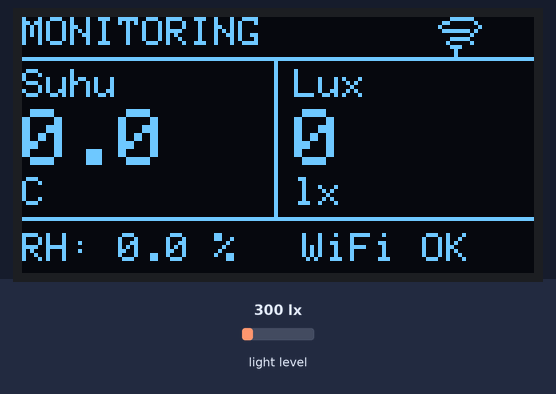
The program below on a simulated ESP32. Parts: 128×64 one-colour display. The test bench sets the inputs (shaded band); at power-on: light level 300 lx. WiFi joins after 1.5 s; servers stay silent unless stated; EEPROM starts erased; no MQTT or app messages arrive unless stated; web services answer with replies made up by the test bench; what the program prints to the serial monitor is not drawn.

Above: at 2.0 s.
At 6.6 s:
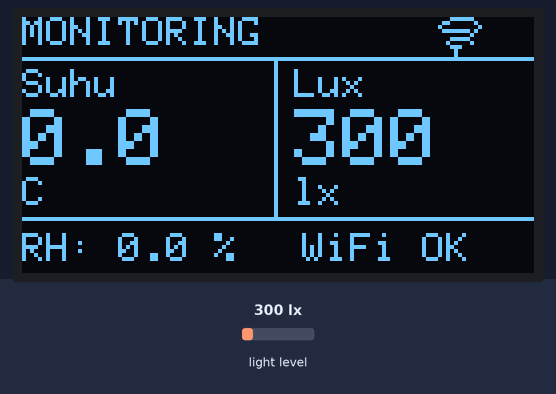
6.7 s: light level set to 40 lx
At 11.3 s:
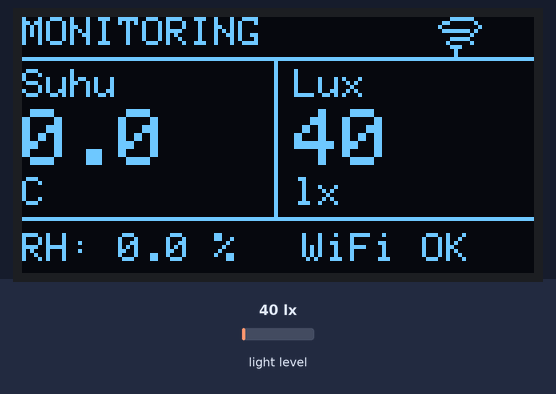
11.6 s: light level set to 500 lx
At 14.7 s:
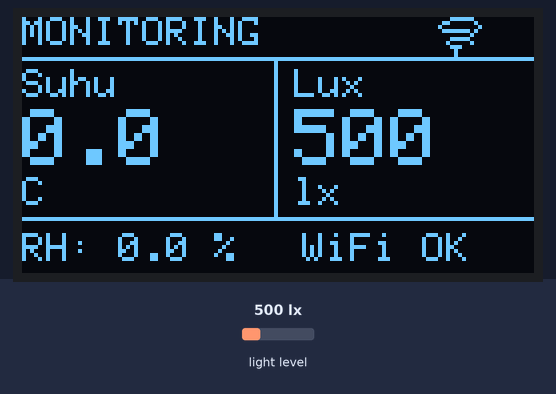
15.6 s: light level set to 1000 lx
At 19.1 s:
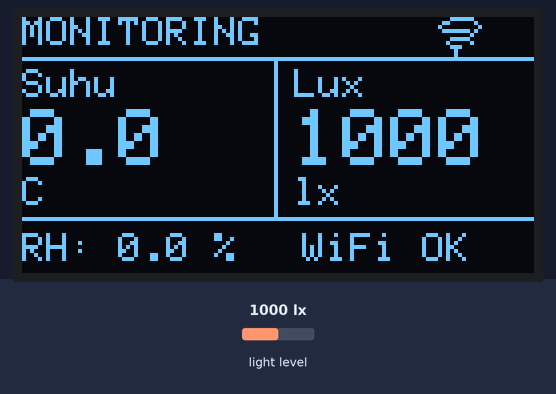
Timing chart, 0 to 20.6 s (numbered marks = the images above; inputs shaded):
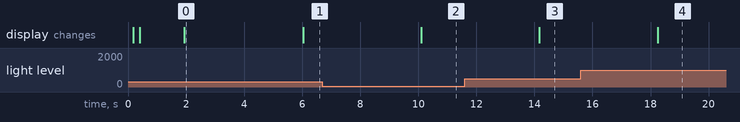

Measured:
- after the input at 6.7 s, the display: changes after 3.4 s (image 2)
- after the input at 11.6 s, the display: changes after 2.6 s (image 3)
- after the input at 15.6 s, the display: changes after 2.6 s (image 4)
- what the display in image 0 shows lasts 4.1 s, from 1.9 s to 6.0 s

The program:

main.cpp
```cpp
#include <Arduino.h>
#include <Wire.h>
#include <WiFi.h>
#include <WiFiManager.h>
#include "freertos/FreeRTOS.h"
#include "freertos/task.h"
#include "freertos/semphr.h"
#include "config/config.h"
#include "oled/oled.h"
#include "sensor/sensor.h"
#include "boot/boot.h"
#include "wifi/wifi.h"
#include "upload/upload.h"
#include "mqtt/mqtt.h"

// ==========================================
// SHARED DATA & SYNCHRONIZATION
// ==========================================
struct SensorData {
  float temperature;
  float humidity;
  float lux;
  bool isUploading;
  bool wifiConnected;
};

static SensorData gData = {0.0f, 0.0f, 0.0f, false, false};
static SemaphoreHandle_t gDataMutex = NULL;
static SemaphoreHandle_t gI2cMutex = NULL;

// Hardware drivers
static OledView oled;
static SensorStack sensors;
static BootGuard bootGuard;
static WiFiStack wifiStack;
static ThingSpeakUpload uploader;
static MqttStack mqtt;

// ==========================================
// TASK PRIORITIES & CORE ASSIGNMENTS
// Priority Rules:
// 1. TaskSensor (Pri 3, Core 1) -> Real-time periodic reading, Modbus timing sensitive.
// 2. TaskDisplay (Pri 2, Core 1) -> Smooth UI update, shares I2C with BH1750.
// 3. TaskNetwork (Pri 1, Core 0) -> High latency / blocking operations (WiFi & HTTP).
// ==========================================

void taskSensor(void *pvParameters) {
  TickType_t xLastWakeTime = xTaskGetTickCount();
  const TickType_t xFrequency = pdMS_TO_TICKS(READ_INTERVAL_MS);

  for (;;) {
    // 1. Baca sensor (I2C dilindungi mutex agar aman saat bersamaan dgn OLED)
    if (xSemaphoreTake(gI2cMutex, portMAX_DELAY) == pdTRUE) {
      sensors.read();
      xSemaphoreGive(gI2cMutex);
    }

    // 2. Update shared data
    if (xSemaphoreTake(gDataMutex, portMAX_DELAY) == pdTRUE) {
      gData.temperature = sensors.temperature();
      gData.humidity = sensors.humidity();
      gData.lux = sensors.lux();
      xSemaphoreGive(gDataMutex);
    }

    Serial.println("─────────────────────────");
    Serial.print("Suhu       : "); Serial.print(sensors.temperature(), 2); Serial.println(" °C");
    Serial.print("Kelembapan : "); Serial.print(sensors.humidity(), 2);    Serial.println(" %RH");
    Serial.print("Cahaya     : "); Serial.print(sensors.lux(), 1);         Serial.println(" lx");

    vTaskDelayUntil(&xLastWakeTime, xFrequency);
  }
}

void taskDisplay(void *pvParameters) {
  TickType_t xLastWakeTime = xTaskGetTickCount();
  const TickType_t xFrequency = pdMS_TO_TICKS(250); // Refresh UI 4x per detik

  SensorData local;
  for (;;) {
    // Ambil data snapshot terbaru
    if (xSemaphoreTake(gDataMutex, portMAX_DELAY) == pdTRUE) {
      local = gData;
      xSemaphoreGive(gDataMutex);
    }

    // Update tampilan OLED dengan proteksi I2C Mutex
    if (xSemaphoreTake(gI2cMutex, portMAX_DELAY) == pdTRUE) {
      oled.setSensors(local.temperature, local.humidity, local.lux);
      oled.setWiFi(local.wifiConnected);
      oled.setUploading(local.isUploading);
      oled.update();
      xSemaphoreGive(gI2cMutex);
    }

    vTaskDelayUntil(&xLastWakeTime, xFrequency);
  }
}

void taskNetwork(void *pvParameters) {
  SensorData local;
  unsigned long lastThingSpeak = 0;

  for (;;) {
    vTaskDelay(pdMS_TO_TICKS(MQTT_INTERVAL_MS));

    // Cek koneksi WiFi
    if (WiFi.status() != WL_CONNECTED) {
      if (xSemaphoreTake(gDataMutex, portMAX_DELAY) == pdTRUE) {
        gData.wifiConnected = false;
        xSemaphoreGive(gDataMutex);
      }
      wifiStack.reconnect();
    }

    bool isConnected = (WiFi.status() == WL_CONNECTED);
    if (xSemaphoreTake(gDataMutex, portMAX_DELAY) == pdTRUE) {
      gData.wifiConnected = isConnected;
      xSemaphoreGive(gDataMutex);
    }

    if (!isConnected) {
      continue;
    }

    if (xSemaphoreTake(gDataMutex, portMAX_DELAY) == pdTRUE) {
      gData.isUploading = true;
      local = gData;
      xSemaphoreGive(gDataMutex);
    }

    // 1. MQTT kirim setiap 5 detik
    mqtt.send(local.temperature, local.humidity);

    // 2. ThingSpeak kirim setiap 15 detik
    unsigned long now = millis();
    if (now - lastThingSpeak >= UPLOAD_INTERVAL_MS) {
      lastThingSpeak = now;
      Serial.println("[ThingSpeak] Mengupload data...");
      uploader.send(local.temperature, local.humidity, local.lux);
    }

    if (xSemaphoreTake(gDataMutex, portMAX_DELAY) == pdTRUE) {
      gData.isUploading = false;
      xSemaphoreGive(gDataMutex);
    }
  }
}

void setup() {
  Serial.begin(115200);
  delay(100);

  // Inisialisasi Mutex
  gDataMutex = xSemaphoreCreateMutex();
  gI2cMutex = xSemaphoreCreateMutex();

  Wire.begin(PIN_I2C_SDA, PIN_I2C_SCL);

  if (!oled.begin()) {
    Serial.println("OLED tidak ditemukan!");
  } else {
    Serial.println("OLED OK");
    oled.showBoot();
  }

  bootGuard.begin();
  if (bootGuard.shouldResetWiFi()) {
    Serial.println("[WiFi] 3x boot terdeteksi, reset WiFi...");
    oled.showResetWifi();
    bootGuard.clear();
    WiFiManager wm;
    wm.resetSettings();
    delay(2000);
    ESP.restart();
  }

  Serial.print("Scan I2C... ");
  Wire.beginTransmission(BH1750_ADDR_PRIMARY);
  if (Wire.endTransmission() == 0) {
    Serial.println("BH1750 ditemukan di 0x23");
  } else {
    Wire.beginTransmission(BH1750_ADDR_SECONDARY);
    if (Wire.endTransmission() == 0) {
      Serial.println("BH1750 ditemukan di 0x5C");
    } else {
      Serial.println("BH1750 TIDAK ditemukan!");
    }
  }

  sensors.begin();
  mqtt.begin();

  // Koneksi WiFi awal saat setup
  wifiStack.connect(oled);
  gData.wifiConnected = wifiStack.connected();

  bootGuard.clear();
  Serial.println("=== FreeRTOS: MD02 + BH1750 + ThingSpeak + MQTT + OLED ===");

  // ==========================================
  // SPAWN FREERTOS TASKS
  // Core 1: Sensor & Display (Timing & UI)
  // Core 0: Network / WiFi / HTTP (Blocking I/O)
  // ==========================================
  xTaskCreatePinnedToCore(taskSensor,  "SensorTask",  4096, NULL, 3, NULL, 1);
  xTaskCreatePinnedToCore(taskDisplay, "DisplayTask", 4096, NULL, 2, NULL, 1);
  xTaskCreatePinnedToCore(taskNetwork, "NetworkTask", 8192, NULL, 1, NULL, 0);
}

void loop() {
  // Loop kosong: semua eksekusi dikelola scheduler FreeRTOS
  vTaskDelete(NULL);
}
```

boot.cpp
```cpp
#include "boot.h"

void BootGuard::begin() {
  prefs.begin("boot", false);
  count = prefs.getInt("count", 0);
  bootTime = prefs.getULong("time", 0);
  unsigned long nowBoot = millis();
  if (nowBoot - bootTime > BOOT_WINDOW_MS) count = 0;
  count++;
  prefs.putInt("count", count);
  prefs.putULong("time", nowBoot);
  prefs.end();
  Serial.printf("[BOOT] Boot count: %d\n", count);
}

bool BootGuard::shouldResetWiFi() {
  return count >= 3;
}

void BootGuard::clear() {
  prefs.begin("boot", false);
  prefs.putInt("count", 0);
  prefs.end();
}
```

boot.h
```cpp
#pragma once

#include <Arduino.h>
#include <Preferences.h>
#include "../config/config.h"

class BootGuard {
public:
  void begin();
  bool shouldResetWiFi();
  void clear();

private:
  Preferences prefs;
  int count = 0;
  unsigned long bootTime = 0;
};
```

mqtt.cpp
```cpp
#include "mqtt.h"

void MqttStack::begin() {
  client.setServer(MQTT_SERVER, MQTT_PORT);
  client.setBufferSize(512);
}

void MqttStack::publishDiscovery() {
  const char* topicTemp = "homeassistant/sensor/abt_suhu/config";
  const char* payloadTemp = "{\"name\":\"Suhu\",\"state_topic\":\"" MQTT_TOPIC "\",\"value_template\":\"{{ value_json.suhu }}\",\"unit_of_measurement\":\"°C\",\"device_class\":\"temperature\",\"state_class\":\"measurement\",\"unique_id\":\"abt_suhu\",\"device\":{\"identifiers\":[\"abt_esp32\"],\"name\":\"ABT Monitor\",\"model\":\"ESP32 MD02 BH1750\",\"manufacturer\":\"ABT\"}}";

  const char* topicHum = "homeassistant/sensor/abt_kelembapan/config";
  const char* payloadHum = "{\"name\":\"Kelembapan\",\"state_topic\":\"" MQTT_TOPIC "\",\"value_template\":\"{{ value_json.kelembapan }}\",\"unit_of_measurement\":\"%\",\"device_class\":\"humidity\",\"state_class\":\"measurement\",\"unique_id\":\"abt_kelembapan\",\"device\":{\"identifiers\":[\"abt_esp32\"],\"name\":\"ABT Monitor\",\"model\":\"ESP32 MD02 BH1750\",\"manufacturer\":\"ABT\"}}";

  client.publish(topicTemp, payloadTemp, true);
  client.publish(topicHum, payloadHum, true);
  Serial.println("[MQTT] Home Assistant discovery sent (retained).");
}

bool MqttStack::ensureConnected() {
  if (client.connected()) return true;
  if (WiFi.status() != WL_CONNECTED) return false;

  String clientId = "ESP32-" + String((uint32_t)ESP.getEfuseMac(), HEX);
  Serial.print("[MQTT] Menghubungkan ke ");
  Serial.println(MQTT_SERVER);

  if (client.connect(clientId.c_str(), MQTT_USER, MQTT_PASS)) {
    Serial.println("[MQTT] Terhubung!");
    publishDiscovery();
    return true;
  } else {
    Serial.print("[MQTT] Gagal rc=");
    Serial.println(client.state());
    return false;
  }
}

void MqttStack::send(float temperature, float humidity) {
  if (!ensureConnected()) return;

  char payload[64];
  snprintf(payload, sizeof(payload), "{\"suhu\":%.2f,\"kelembapan\":%.2f}", temperature, humidity);

  Serial.print("[MQTT] Publish ke ");
  Serial.print(MQTT_TOPIC);
  Serial.print(" : ");
  Serial.println(payload);

  client.publish(MQTT_TOPIC, payload);
  client.loop();
}
```

mqtt.h
```cpp
#pragma once

#include <Arduino.h>
#include <WiFi.h>
#include <PubSubClient.h>
#include "../config/config.h"

class MqttStack {
public:
  void begin();
  void send(float temperature, float humidity);

private:
  bool ensureConnected();
  void publishDiscovery();
  WiFiClient espClient;
  PubSubClient client{espClient};
};
```

oled.cpp
```cpp
#include "oled.h"

static const unsigned char PROGMEM icon_wifi[] = {
  0b00011111, 0b10000000,
  0b01100000, 0b01000000,
  0b10000000, 0b00100000,
  0b01111111, 0b01000000,
  0b00000000, 0b10000000,
  0b00011111, 0b00000000,
  0b00100000, 0b10000000,
  0b00011100, 0b00000000,
  0b00001000, 0b00000000,
  0b00001000, 0b00000000,
};

static const unsigned char PROGMEM icon_upload[] = {
  0b00010000,
  0b00111000,
  0b01111100,
  0b11111110,
  0b00010000,
  0b00010000,
  0b11111110,
  0b11111110,
  0b00000000,
  0b00000000,
};

bool OledView::begin() {
  if (!display.begin(SSD1306_SWITCHCAPVCC, OLED_I2C_ADDR)) return false;
  display.clearDisplay();
  display.setTextColor(SSD1306_WHITE);
  display.setTextSize(1);
  display.setCursor(20, 25);
  display.print("Initializing...");
  display.display();
  return true;
}

void OledView::setSensors(float t, float h, float l) {
  temperature = t;
  humidity = h;
  lux = l;
}

void OledView::setWiFi(bool connected) {
  wifiConnected = connected;
}

void OledView::setUploading(bool uploading) {
  isUploading = uploading;
}

void OledView::drawStatusIcons() {
  if (wifiConnected) display.drawBitmap(104, 0, icon_wifi, 13, 10, SSD1306_WHITE);
  else {
    display.setCursor(104, 0);
    display.setTextSize(1);
    display.print("X");
  }
  if (isUploading) display.drawBitmap(118, 0, icon_upload, 8, 10, SSD1306_WHITE);
}

void OledView::update() {
  display.clearDisplay();
  display.setTextSize(1);
  display.setTextColor(SSD1306_WHITE);
  display.setCursor(0, 0);
  display.print("MONITORING");
  drawStatusIcons();
  display.drawFastHLine(0, 10, 128, SSD1306_WHITE);
  display.drawFastVLine(63, 10, 40, SSD1306_WHITE);

  display.setTextSize(1);
  display.setCursor(0, 13);
  display.print("Suhu");
  display.setTextSize(2);
  display.setCursor(0, 23);
  display.print(temperature, 1);
  display.setTextSize(1);
  display.setCursor(0, 40);
  display.print("C");

  display.setTextSize(1);
  display.setCursor(68, 13);
  display.print("Lux");
  display.setTextSize(2);
  display.setCursor(68, 23);
  display.print((int)lux);
  display.setTextSize(1);
  display.setCursor(68, 40);
  display.print("lx");

  display.drawFastHLine(0, 50, 128, SSD1306_WHITE);
  display.setTextSize(1);
  display.setCursor(0, 54);
  display.print("RH: ");
  display.print(humidity, 1);
  display.print(" %");
  display.setCursor(70, 54);
  if (!wifiConnected) display.print("No WiFi");
  else if (isUploading) display.print("Upload..");
  else display.print("WiFi OK");
  display.display();
}

void OledView::showBoot() {
  display.clearDisplay();
  display.setTextSize(1);
  display.setCursor(20, 25);
  display.print("Initializing...");
  display.display();
}

void OledView::showWiFiFail() {
  display.clearDisplay();
  display.setTextSize(1);
  display.setCursor(0, 20);
  display.print("WiFi Gagal!");
  display.setCursor(0, 35);
  display.print("Restart...");
  display.display();
}

void OledView::showWifiSetup() {
  display.clearDisplay();
  display.setTextSize(1);
  display.setCursor(0, 0);
  display.print("WiFi Setup:");
  display.setCursor(0, 15);
  display.print("Hotspot:");
  display.setCursor(0, 25);
  display.print(WIFI_AP_NAME);
  display.setCursor(0, 40);
  display.print("Pass: ");
  display.print(WIFI_AP_PASS);
  display.setCursor(0, 54);
  display.print("192.168.4.1");
  display.display();
}

void OledView::showResetWifi() {
  display.clearDisplay();
  display.setTextSize(1);
  display.setCursor(0, 10);
  display.print("Reset WiFi...");
  display.setCursor(0, 25);
  display.print("Sambung hotspot:");
  display.setCursor(0, 35);
  display.print(WIFI_AP_NAME);
  display.setCursor(0, 45);
  display.print("Pass: ");
  display.print(WIFI_AP_PASS);
  display.display();
}
```

oled.h
```cpp
#pragma once

#include <Arduino.h>
#include <Adafruit_GFX.h>
#include <Adafruit_SSD1306.h>
#include <Wire.h>
#include "../config/config.h"

class OledView {
public:
  bool begin();
  void setSensors(float temperature, float humidity, float lux);
  void setWiFi(bool connected);
  void setUploading(bool uploading);
  void update();
  void showBoot();
  void showWiFiFail();
  void showWifiSetup();
  void showResetWifi();

private:
  void drawStatusIcons();

  Adafruit_SSD1306 display{OLED_WIDTH, OLED_HEIGHT, &Wire, OLED_RESET_PIN};
  float temperature = 0.0;
  float humidity = 0.0;
  float lux = 0.0;
  bool wifiConnected = false;
  bool isUploading = false;
};
```

sensor.cpp
```cpp
#include "sensor.h"

void SensorStack::begin() {
  if (!lightMeter.begin(BH1750::CONTINUOUS_HIGH_RES_MODE, BH1750_ADDR_PRIMARY, &Wire)) {
    Serial.println("BH1750 gagal init, coba 0x5C...");
    if (!lightMeter.begin(BH1750::CONTINUOUS_HIGH_RES_MODE, BH1750_ADDR_SECONDARY, &Wire)) {
      Serial.println("BH1750 tetap gagal!");
    }
  } else {
    Serial.println("BH1750 OK");
  }
  delay(200);
  Serial2.begin(MODBUS_BAUD, SERIAL_8N1, PIN_RXD2, PIN_TXD2);
  node.begin(MODBUS_SLAVE_ID, Serial2);
}

void SensorStack::read() {
  uint8_t result = node.readInputRegisters(0x0001, 2);
  if (result == node.ku8MBSuccess) {
    t = node.getResponseBuffer(0) / 100.0;
    h = node.getResponseBuffer(1) / 100.0;
  } else {
    Serial.print("Modbus Error: 0x");
    Serial.println(result, HEX);
  }
  if (lightMeter.measurementReady()) l = lightMeter.readLightLevel();
}

float SensorStack::temperature() const { return t; }
float SensorStack::humidity() const { return h; }
float SensorStack::lux() const { return l; }
```

sensor.h
```cpp
#pragma once

#include <Arduino.h>
#include <Wire.h>
#include <ModbusMaster.h>
#include <BH1750.h>
#include "../config/config.h"

class SensorStack {
public:
  void begin();
  void read();
  float temperature() const;
  float humidity() const;
  float lux() const;

private:
  BH1750 lightMeter;
  ModbusMaster node;
  float t = 0.0;
  float h = 0.0;
  float l = 0.0;
};
```

upload.cpp
```cpp
#include "upload.h"

void ThingSpeakUpload::send(float temperature, float humidity, float lux) {
  if (WiFi.status() != WL_CONNECTED) return;

  WiFiClient client;
  HTTPClient http;
  String url = String(THINGSPEAK_SERVER) +
               "?api_key=" + THINGSPEAK_API_KEY +
               "&field1=" + String(temperature, 2) +
               "&field2=" + String(humidity, 2) +
               "&field3=" + String(lux, 1);

  http.begin(client, url);
  http.setTimeout(10000);
  int httpCode = http.GET();

  if (httpCode > 0) {
    String response = http.getString();
    Serial.print("[ThingSpeak] Upload OK, entry: ");
    Serial.println(response);
  } else {
    Serial.print("[ThingSpeak] Upload gagal, error: ");
    Serial.println(http.errorToString(httpCode));
  }
  http.end();
}
```

upload.h
```cpp
#pragma once

#include <Arduino.h>
#include <WiFi.h>
#include <HTTPClient.h>
#include "../config/config.h"

class ThingSpeakUpload {
public:
  void send(float temperature, float humidity, float lux);
};
```

wifi.cpp
```cpp
#include "wifi.h"

void WiFiStack::connect(OledView& oled) {
  Serial.println("Menghubungkan ke WiFi...");
  wifiConnected = false;
  oled.setWiFi(false);
  oled.update();

  WiFiManager wm;
  wm.setConfigPortalTimeout(WIFI_PORTAL_TIMEOUT);
  wm.setConnectTimeout(WIFI_CONN_TIMEOUT);
  wm.setAPCallback([&](WiFiManager*) { oled.showWifiSetup(); });

  if (!wm.autoConnect(WIFI_AP_NAME, WIFI_AP_PASS)) {
    Serial.println("Gagal konek, restart...");
    oled.showWiFiFail();
    delay(2000);
    ESP.restart();
  }

  wifiConnected = true;
  oled.setWiFi(true);
  Serial.println("[WiFi] Konek: " + WiFi.localIP().toString());
  oled.update();
}

bool WiFiStack::reconnect() {
  wifiConnected = false;
  Serial.println("[WiFi] Terputus, reconnect...");
  WiFi.reconnect();
  int attempt = 0;
  while (WiFi.status() != WL_CONNECTED && attempt < 20) {
    delay(500);
    attempt++;
  }
  if (WiFi.status() == WL_CONNECTED) {
    wifiConnected = true;
    return true;
  } else {
    Serial.println("[WiFi] Reconnect gagal, skip upload.");
    return false;
  }
}

bool WiFiStack::connected() const { return wifiConnected; }
```

wifi.h
```cpp
#pragma once

#include <Arduino.h>
#include <WiFi.h>
#include <WiFiManager.h>
#include "../oled/oled.h"

class WiFiStack {
public:
  void connect(OledView& oled);
  bool connected() const;
  bool reconnect();

private:
  bool wifiConnected = false;
};
```

Source omitted: config.h (1571 bytes)
